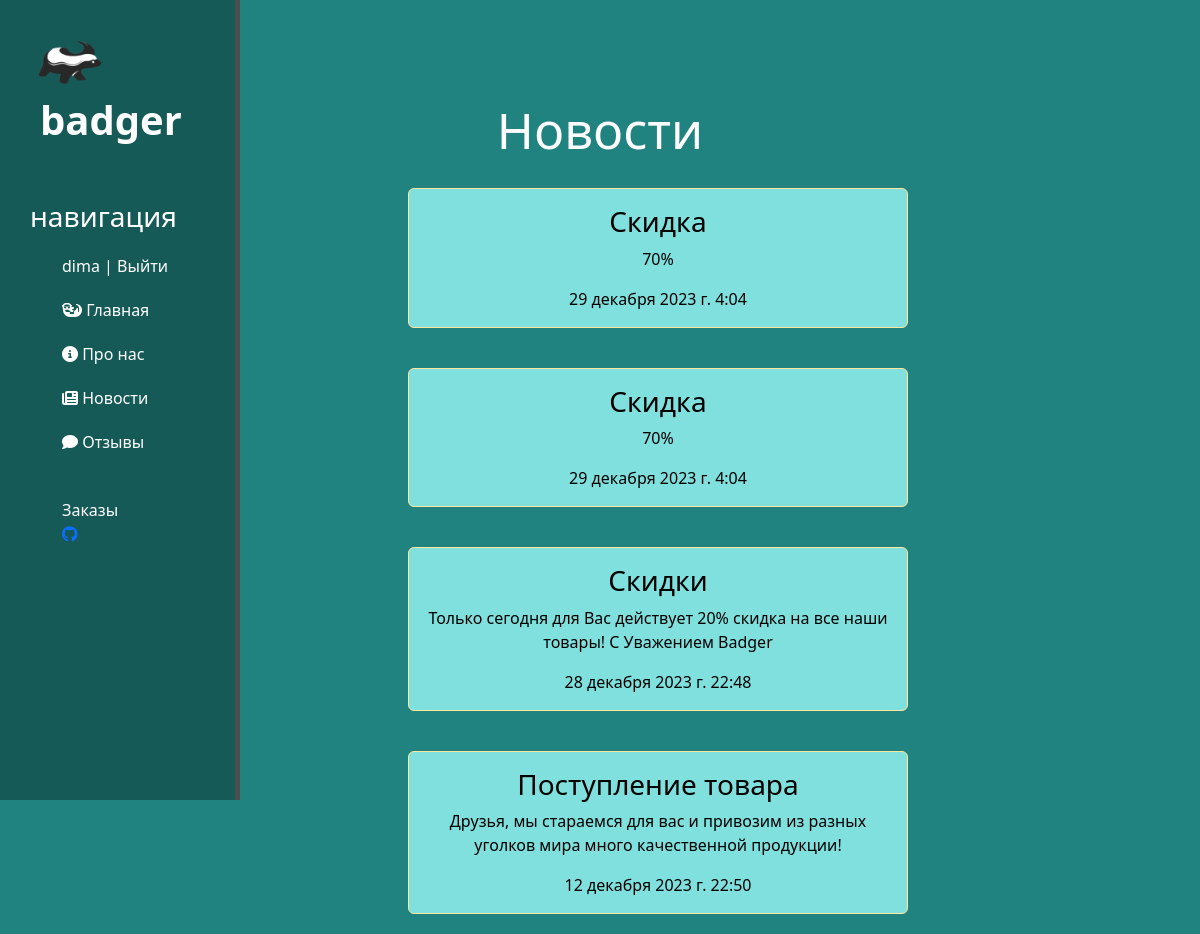
The app's page /new/ (signed in) with its own data.
### main/models.py (models this page shows)
class News(models.Model):
    title = models.CharField(max_length=30, verbose_name="заголовок")
    anons = models.TextField(verbose_name="анонс")
    date=models.DateTimeField(verbose_name="дата")
    class Meta:
        verbose_name = 'Новость'
        verbose_name_plural = 'Новости'

### main/views.py (the view)
# urls.py: path('new/', views.new_home, name='new_home'),
def new_home(request):
    new=News.objects.order_by('-date')
    return  render(request, 'main/new_home.html',{'new':new})

### main/templates/main/new_home.html (shortened to what this page needs)
{% extends 'main/shablon.html' %}
{% block content %}
<div class="features">
    <h1>Новости</h1>
        {% for el in new %}
            <div class="alert alert-warning">
                <h3>{{ el.title }}</h3>
                <p>{{ el.anons }}</p>
                <span>{{ el.date }}</span>
            </div>
        {% endfor %}
</div>
{% endblock %}

### main/templates/main/shablon.html (shortened to what this page needs)
{% load static %}
<!doctype html>
<html lang="en">
<head>
    <link href="https://cdn.jsdelivr.net/npm/bootstrap@5.3.2/dist/css/bootstrap.min.css" rel="stylesheet">
    <link rel="stylesheet" href="{% static 'main/css/main.css' %}">
</head>
<body>
    <aside>
        <img src="{% static 'main/img/logo.png' %}" alt="">
        <span class="logo">badger</span>
        <h3>навигация</h3>
        <ul>
            {% if user.is_authenticated %}
				 <li class="last"> {{user.username}} | <a href="{% url 'logout' %}" class="link">Выйти</a></li>
				 {% else %}
				 <li class="last"><a href="{% url 'register' %}" class="link">Регистрация</a> | <a href="{% url 'login' %}" class="link">Войти</a></li>
				 {% endif %}
            <a href="{% url 'home' %}" class="link"><li><i class="fa-solid fa-otter"></i> Главная</li></a>
            <a href="{% url 'info' %}" class="link"><li><i class="fa-solid fa-circle-info"></i> Про нас</li></a>
            <a href="{% url 'new_home' %}" class="link"><li><i class="fa-solid fa-newspaper"></i> Новости </li></a>
            <a href="{% url 'feedback_home' %}" class="link"><li><i class="fa-solid fa-comment"></i> Отзывы</li></a>
            <br>
            {% if user.is_staff %}
				 <li class="last"> <a class="link" href="{% url 'history' %}">Заказы</a></li>
				 {% endif %}
            <a href="https://github.com/v1kez" class="link2"><i class="fa-brands fa-github"></i></a>
        </ul>
    </aside>
    <main>
        {% block content %}
        {% endblock %}
    </main>
</body>
</html>

### main/static/main/css/main.css (style rules this page uses)
body { background: #208380; }
aside { float: left; background:#165A58; width: 20%; padding: 2.5%; height:100vh; color: #fff; border-right: 5px solid #4d4d4d; position: fixed; }
aside img { width: 80px; float: left; }
aside .logo { font-size: 40px; margin-left: 10px; font-weight: bold; }
aside h3 { margin-top: 50px; }
aside ul { list-style: none }
aside ul li { color: #fff; display: block; margin-top:20px; transition: transform .6s ease; }
.last { color: #fff; display: block; margin-top:20px; transition: transform .6s ease; }
.link, .last { text-decoration: none; color: #fff; }
main .features { float: left; color: #fff; margin-top: 100px; text-align: center; width: 100%; }
main .features h1 { font-size: 50px; }
.alert-warning { float: left; clear:both; width: 500px; margin: 20px 34%; text-align:center; color:black; background:#80e0dd; }
.link2 { width:100px; }

### records on screen
News: title "Скидка", anons "70%", date "29 декабря 2023 г. 4:04"
News: title "Скидка", anons "70%", date "29 декабря 2023 г. 4:04"
News: title "Скидки", anons "Только сегодня для Вас действует 20% скидка на все наши товары! С Уважением Badger", date "28 декабря 2023 г. 22:48"
News: title "Поступление товара", anons "Друзья, мы стараемся для вас и привозим из разных уголков мира много качественной продукции!", date "12 декабря 2023 г. 22:50"

### other values on screen
{{ user.username }} "dima"
